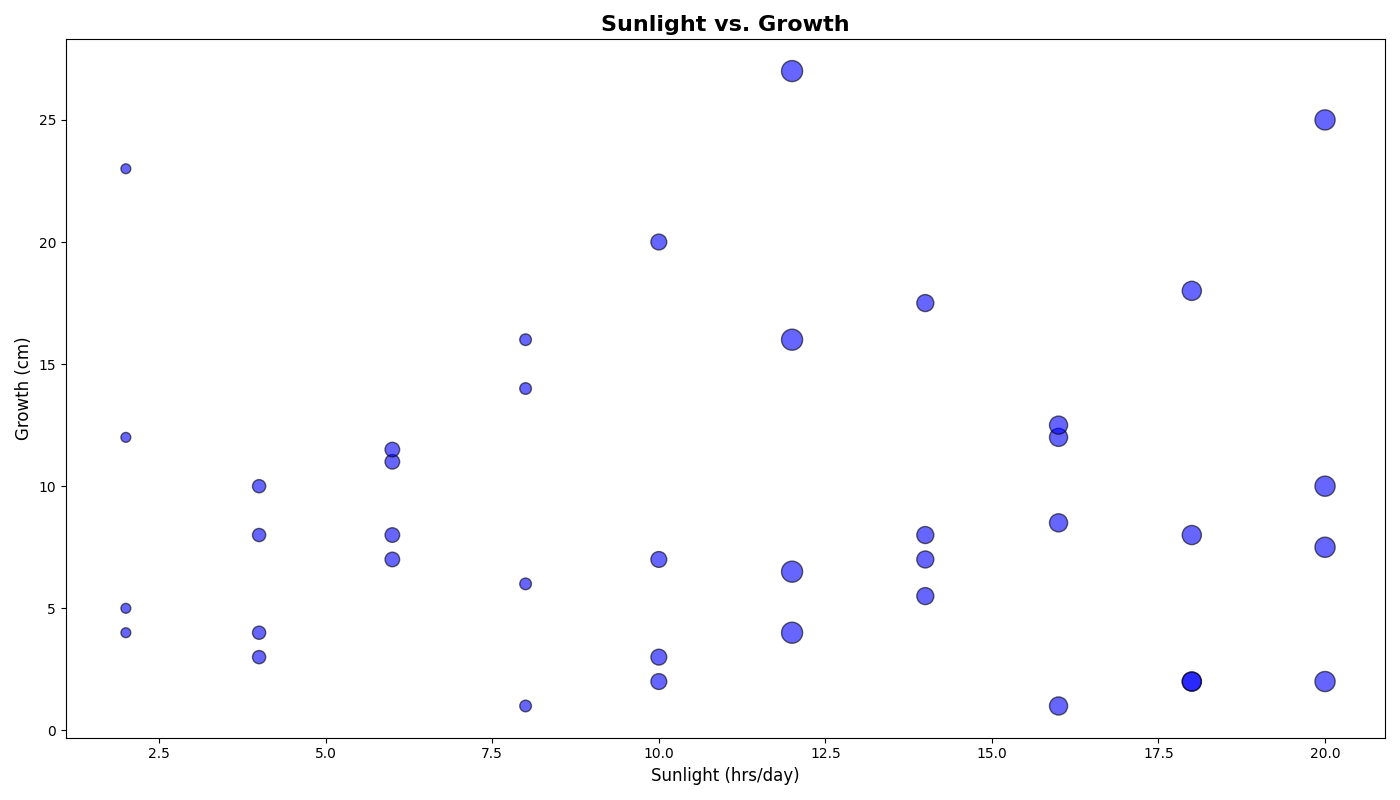

Python code for this plot:
import matplotlib.pyplot as plt
import numpy as np

sunlight = np.array([2, 4, 6, 8, 10, 12, 14, 16, 18, 20])
succulent_growth = np.array([5, 10, 8, 14, 3, 16, 17.5, 12, 18, 2])
fern_growth = np.array([4, 3, 7, 1, 2, 6.5, 5.5, 8.5, 8, 7.5])
pothos_growth = np.array([23, 4, 11, 16, 20, 27, 7, 1, 2, 25])
cactus_growth = np.array([12, 8, 11.5, 6, 7, 4, 8, 12.5, 2, 10])

sizes = np.array([50, 90, 110, 70, 130, 230, 150, 170, 190, 210])

plt.figure(figsize=(14, 8))

# Apply a single color 'blue' consistently across all data groups
plt.scatter(sunlight, succulent_growth, s=sizes, c='blue', alpha=0.6, edgecolor='k')
plt.scatter(sunlight, fern_growth, s=sizes, c='blue', alpha=0.6, edgecolor='k')
plt.scatter(sunlight, pothos_growth, s=sizes, c='blue', alpha=0.6, edgecolor='k')
plt.scatter(sunlight, cactus_growth, s=sizes, c='blue', alpha=0.6, edgecolor='k')

plt.title('Sunlight vs. Growth', fontsize=16, fontweight='bold')
plt.xlabel('Sunlight (hrs/day)', fontsize=12)
plt.ylabel('Growth (cm)', fontsize=12)

plt.tight_layout()

plt.show()
